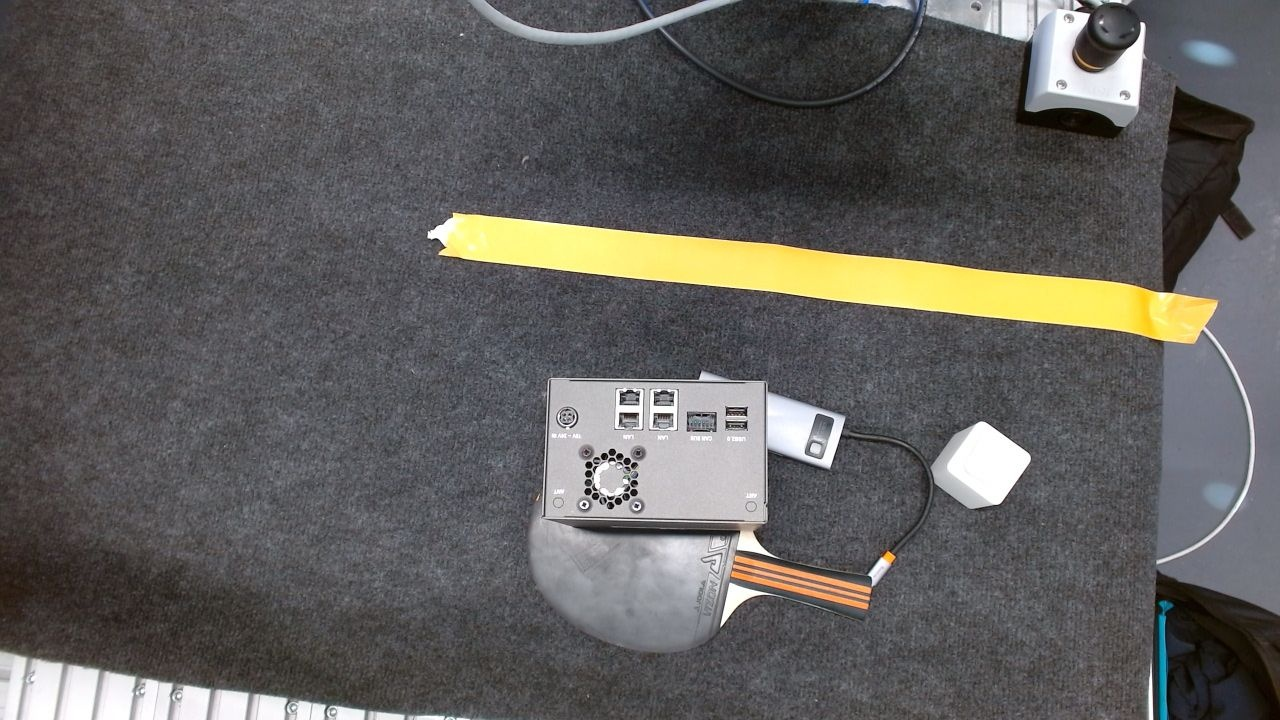
#> input picture robo67_insertion/captures/overhead_template_src.jpg, 1280 x 720 px
$ python detect_holes.py
#> lines starting #> are read from the running program, lines starting #| are printed output that depends on the picture; after the words box and inside, x2 and y2 are one past the last pixel; in counts of white or black regions, pixels touching at a corner belong together
#> in main, img is the input picture: shape (720, 1280, 3); mean B, G, R 92.6, 94.9, 96.5
#!/usr/bin/env python3
"""Prototype 2c: locate the I/O box by the unique 'dark holes on bright metal'
signature of its port face (port openings + fan-grille dots + screw holes).

Pipeline:
  1. BLACK-HAT (close(gray) - gray): fires on small dark features on a brighter
     surround (the ports/grille); ~0 on carpet / smooth paddle / white cube.
  2. threshold -> hole-pixel mask -> hole blob centroids.
  3. blur the mask into a DENSITY map; the box face is the densest hole cluster
     -> region-grow (density > frac*peak) the connected blob holding the peak.
  4. collect the hole blobs inside that region -> minAreaRect = oriented box
     (center, size, angle) from object-intrinsic features only (immune to the
     adjacent paddle/scanner/cube)."""
import os
import sys

import cv2
import numpy as np

HERE = os.path.dirname(os.path.abspath(__file__))
CAP = os.path.dirname(HERE)


def detect(bgr, *, bh_ks=13, bh_thr=35, density_sigma=22, region_frac=0.4,
           min_blob=8, max_blob=2500, min_cluster_pts=12, inflate=1.18):
#> called with bh_ks = 13, bh_thr = 35, density_sigma = 22, region_frac = 0.4, min_blob = 8, max_blob = 2500, min_cluster_pts = 12, inflate = 1.18
    g = cv2.cvtColor(bgr, cv2.COLOR_BGR2GRAY)
    k = cv2.getStructuringElement(cv2.MORPH_ELLIPSE, (bh_ks, bh_ks))
    bh = cv2.morphologyEx(g, cv2.MORPH_BLACKHAT, k)
    mask = (bh > bh_thr).astype(np.uint8)
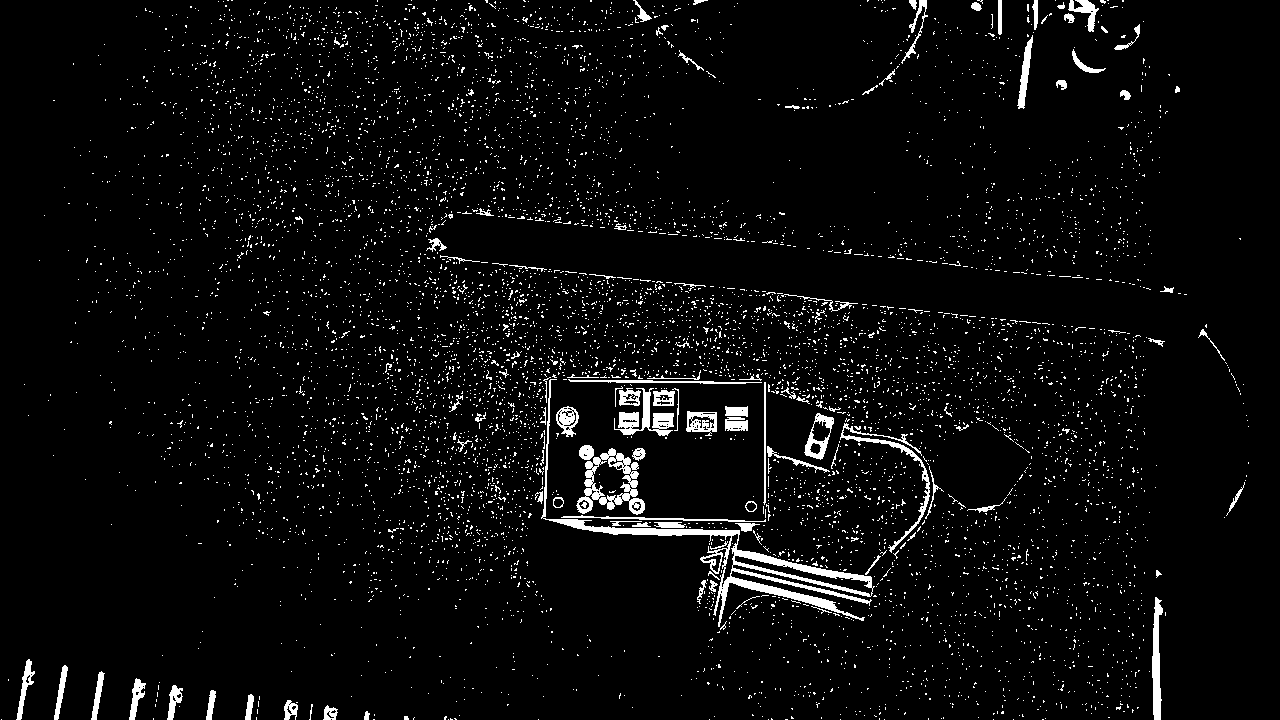
#> mask: shape (720, 1280); values 0 (black) and 1 (white), 4.2% white; 7078 white regions (6954 under 20 px), largest, box (x1, y1, x2, y2) and area: (541, 379, 875, 627) 5073, (576, 448, 645, 515) 1678, (614, 388, 674, 436) 1060

    density = cv2.GaussianBlur(mask.astype(np.float32), (0, 0), density_sigma)
    _, peakval, _, peak = cv2.minMaxLoc(density)
#> peakval = 0.391; peak = (647, 410)
    peak = np.array(peak, float)
#> peak = [647, 410]

    # region-grow: connected high-density blob that holds the global peak
    region = (density > region_frac * peakval).astype(np.uint8)
#> region: shape (720, 1280); values 0 (black) and 1 (white), 5% white; 4 white regions
    n, lbl = cv2.connectedComponents(region, 8)
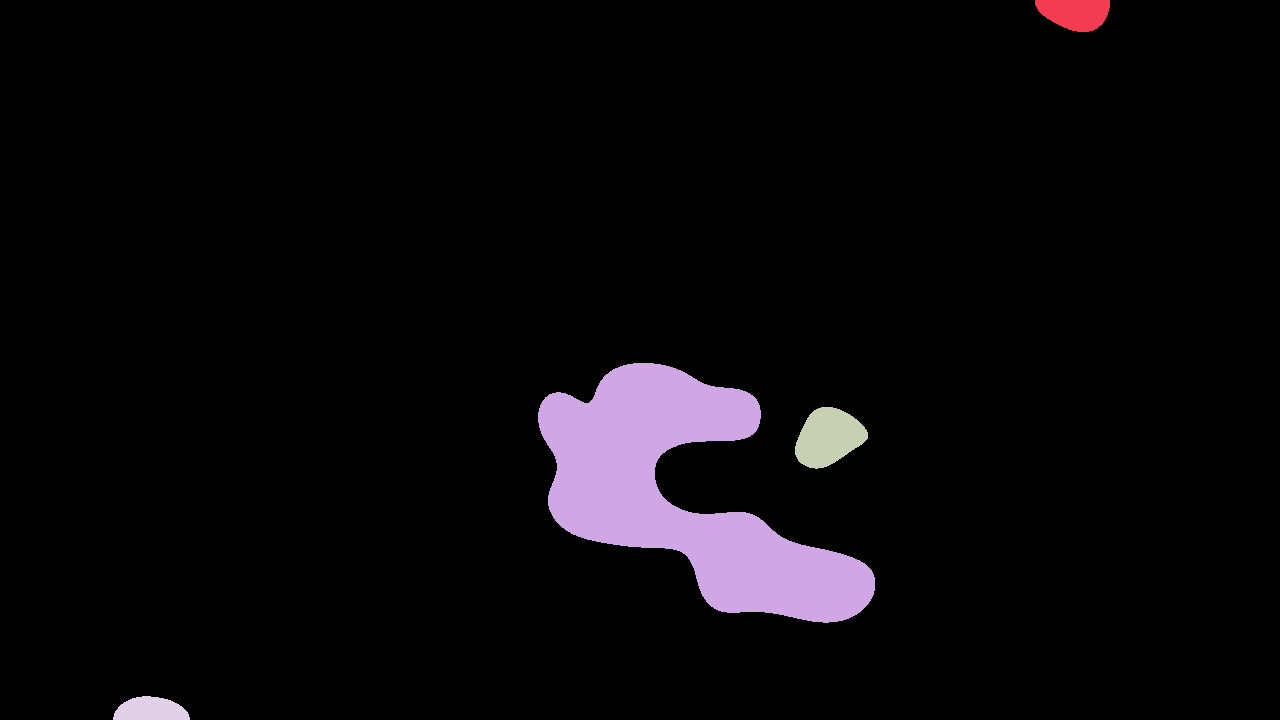
#> lbl: shape (720, 1280) int32; 5 distinct labels, from 0 to 4; one colour per label, 0 black
#> n = 5
    peak_lbl = lbl[int(peak[1]), int(peak[0])]
#> peak_lbl = 2

    cnts, _ = cv2.findContours(mask * 255, cv2.RETR_EXTERNAL, cv2.CHAIN_APPROX_SIMPLE)
#> cnts = 7072 contours, 7005 with area under 20; largest, box (x1, y1, x2, y2) and area: (541, 379, 875, 627) 5402, (576, 448, 645, 515) 2538, (614, 388, 674, 436) 925, (804, 413, 834, 460) 791, (1152, 597, 1163, 720) 720
    pts = []
    for c in cnts:
        a = cv2.contourArea(c)
        if a < min_blob or a > max_blob:
            continue
        m = cv2.moments(c)
        if m["m00"] == 0:
            continue
        cx, cy = m["m10"] / m["m00"], m["m01"] / m["m00"]
        pts.append((cx, cy))
#> this loop made 7072 passes
#> (c, a) on passes 1 to 3: ([[1042, 719], [1043, 719]], 0), ([[1013, 719]], 0), ([[993, 719]], 0)
#> after the loop, pts = 120 pairs, first value 24.76 to 1235.2, second value 1.2 to 717.6
    pts = np.array(pts, float)
    dbg = dict(bh=bh, density=density, pts=pts, peak=peak, region=region)
#> dbg = 5 items
    if len(pts) == 0:
        return None, dbg

    inside = np.array([lbl[int(np.clip(y, 0, g.shape[0] - 1)),
                           int(np.clip(x, 0, g.shape[1] - 1))] == peak_lbl
                       for x, y in pts])
    cluster = pts[inside]
#> cluster = 25 pairs, first value 543.8 to 756.6, second value 372.3 to 589.1
    if len(cluster) < min_cluster_pts:
        return None, dbg

    rect = cv2.minAreaRect(cluster.astype(np.float32))
#> rect = ((658.2, 463.1), (170.5, 243.9), -58.73)
    (cx, cy), (rw, rh), ang = rect
#> cx = 658.2; cy = 463.1; rw = 170.5; rh = 243.9; ang = -58.73
    rect = ((cx, cy), (rw * inflate, rh * inflate), ang)
#> rect = ((658.2, 463.1), (201.2, 287.8), -58.73)
    box = cv2.boxPoints(rect)
#> box = [[728.9, 623.8], [483, 474.4], [587.4, 302.5], [833.4, 451.9]]
    return dict(center=np.array([cx, cy]), rect=rect, box=box, n=len(cluster),
                cluster=cluster, size=(rw, rh), angle=float(ang),
                peakval=float(peakval)), dbg


def main():
    names = sys.argv[1:] or [
        "overhead_template_src.jpg", "overhead_cable_box.jpg",
        "overhead_now.jpg", "overhead_live_cable.jpg",
    ]
    for n in names:
        path = n if os.path.isabs(n) else os.path.join(CAP, n)
        img = cv2.imread(path)
        if img is None:
            print(f"!! cannot read {path}")
            continue
        res, dbg = detect(img)
#> res = 8 items; dbg = 5 items
        ov = img.copy()
        for (x, y) in dbg["pts"]:
            cv2.circle(ov, (int(x), int(y)), 2, (0, 140, 255), -1)
#> this loop made 120 passes
#> (x, y) on passes 1 to 8: (405.8, 717.6), (366.3, 715.5), (329.8, 713), (289.9, 709.2), (249.2, 706.7), (210.6, 704.5), (173.8, 700.3), (136, 696.9)
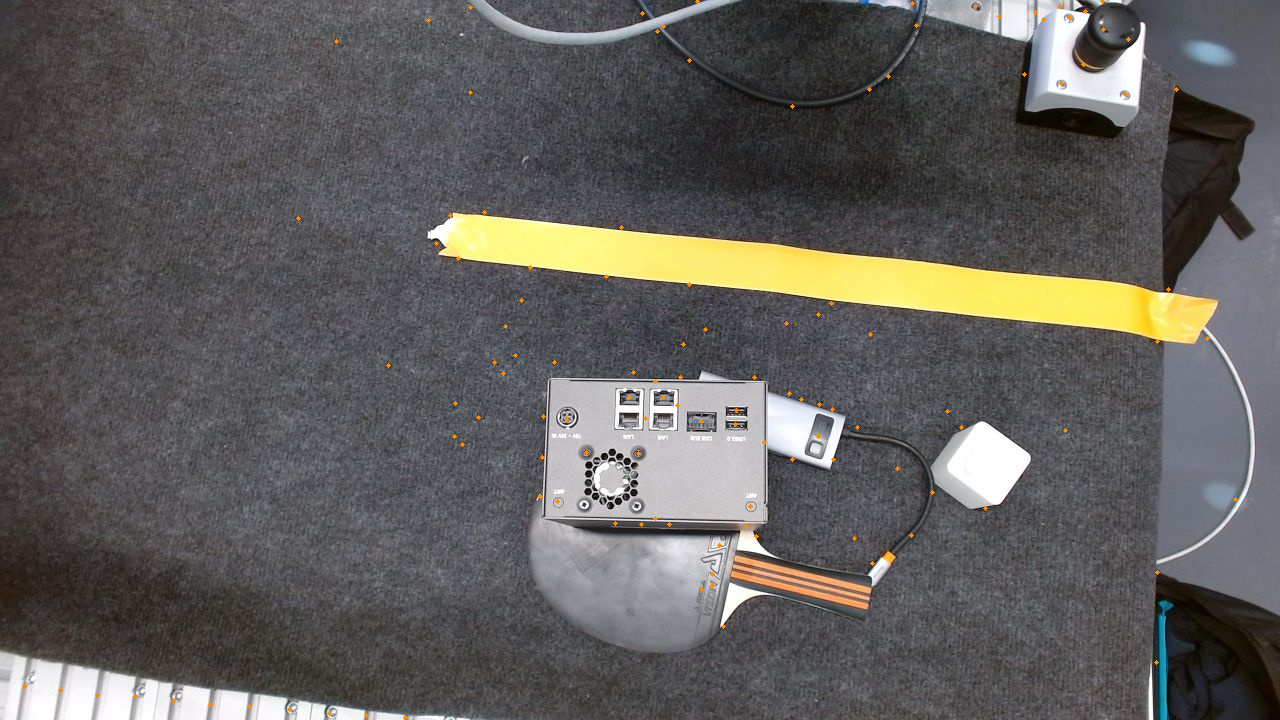
#> ov: shape (720, 1280, 3); 0.17% of pixels changed, all inside (x1, y1, x2, y2) = (22, 0, 1238, 720)
        pk = dbg["peak"]
#> pk = [647, 410]
        cv2.drawMarker(ov, (int(pk[0]), int(pk[1])), (255, 255, 0), cv2.MARKER_CROSS, 22, 2)
#> ov: shape (720, 1280, 3); 0.01% of pixels changed, all inside (x1, y1, x2, y2) = (635, 398, 660, 423)
        stem = os.path.splitext(os.path.basename(n))[0]
        if res is not None:
            c = res["center"]
#> c = [658.2, 463.1]
            for p in res["cluster"]:
                cv2.circle(ov, (int(p[0]), int(p[1])), 3, (0, 255, 0), -1)
#> this loop made 25 passes
#> p on passes 1 to 8: [712.7, 585.5], [701.3, 589.1], [712.8, 574.5], [719.8, 545.8], [756.6, 536], [746, 526.3], [669.7, 524.6], [641, 524.6]
#> ov: shape (720, 1280, 3); mean B, G, R 92.4, 95, 96.6
            cv2.drawContours(ov, [res["box"].astype(int)], -1, (255, 0, 0), 2)
            cv2.circle(ov, (int(c[0]), int(c[1])), 6, (0, 0, 255), -1)
#> ov: shape (720, 1280, 3); mean B, G, R 92.8, 94.5, 96.1
            cv2.putText(ov, f"n={res['n']} ang={res['angle']:.0f} "
                        f"{int(res['size'][0])}x{int(res['size'][1])}",
                        (int(c[0]) - 70, int(c[1]) - 60),
                        cv2.FONT_HERSHEY_SIMPLEX, 0.55, (0, 0, 255), 2)
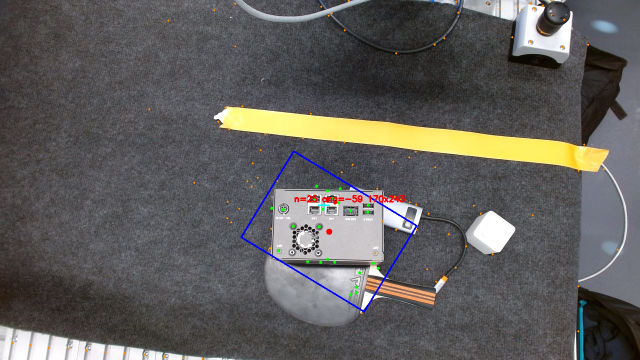
#> ov: shape (720, 1280, 3) (shown at 1/2 size); mean B, G, R 92.6, 94.3, 96.3
            print(f"{stem:28s} -> center=({c[0]:.0f},{c[1]:.0f}) ang={res['angle']:.1f} "
                  f"size={int(res['size'][0])}x{int(res['size'][1])} n={res['n']} "
                  f"peakval={res['peakval']:.3f}")
#| overhead_template_src        -> center=(658,463) ang=-58.7 size=170x243 n=25 peakval=0.391
        else:
            print(f"{stem:28s} -> NO cluster ({len(dbg['pts'])} raw holes)")
        cv2.imwrite(os.path.join(HERE, f"holes_{stem}.png"), ov)
#> pass 2 of the loop in main, `for n in names:`:
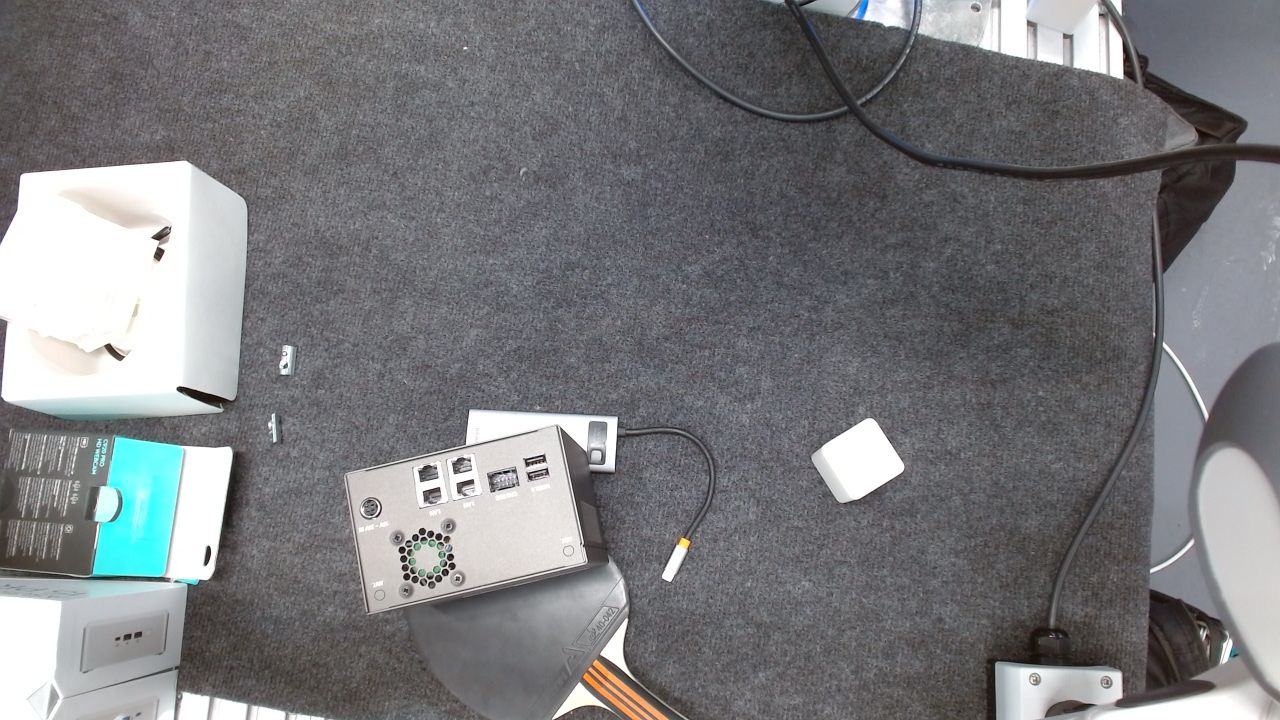
#> input picture robo67_insertion/captures/overhead_cable_box.jpg, 1280 x 720 px
#> in main, img is the input picture: shape (720, 1280, 3); mean B, G, R 124.7, 121.9, 121.2
#> in detect (call 2), `_, peakval, _, peak = cv2.minMaxLoc(density)`: peakval = 0.524; peak = (49, 480)
#> in detect (call 2), `peak = np.array(peak, float)`: peak = [49, 480]
#> in detect (call 2), `n, lbl = cv2.connectedComponents(region, 8)`:
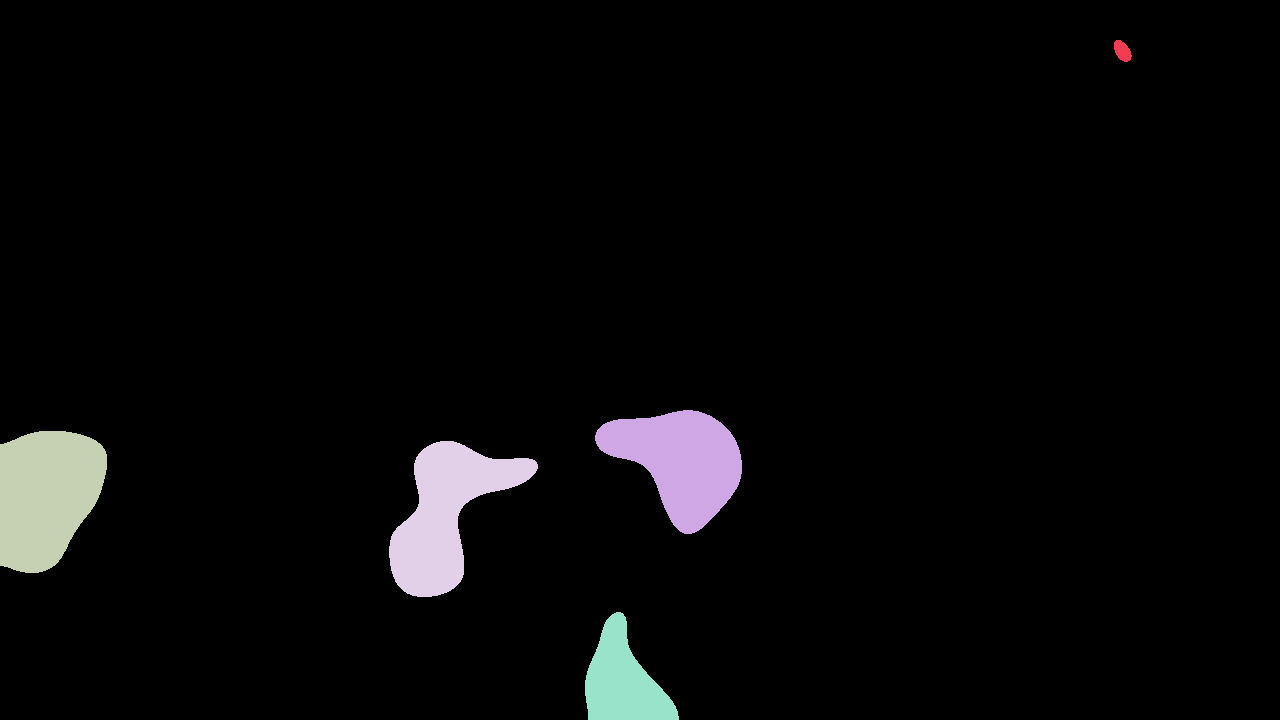
#> lbl: shape (720, 1280) int32; 6 distinct labels, from 0 to 5; one colour per label, 0 black
#> n = 6
#> peak_lbl = 3
#> cnts = 11652 contours, 11537 with area under 20; largest, box (x1, y1, x2, y2) and area: (15, 435, 80, 559) 3175, (400, 528, 456, 589) 2096, (590, 412, 721, 585) 1169, (1109, 216, 1170, 474) 904, (0, 568, 193, 589) 842
#> the loop in detect (call 2), `for c in cnts:` made 11652 passes
#> (c, a) on passes 1 to 3: ([[1042, 719], [1043, 719]], 0), ([[1037, 719], [1040, 719]], 0), ([[823, 719]], 0)
#> after the loop in detect (call 2), `for c in cnts:`: pts = 265 pairs, first value 1.67 to 1268.2, second value 1.85 to 717.8
#> cluster = [[36.54, 568.3], [27.58, 547.2], [52.06, 541.4], [63.64, 527.6], [91.61, 501.8], [12.17, 464.3], [101.2, 453.3]]
#> res = None
#> the loop in main, `for (x, y) in dbg["pts"]:` made 265 passes
#> (x, y) on passes 1 to 3: (126.4, 717.8), (286.7, 716.2), (138, 713.8)
#> after the loop in main, `for (x, y) in dbg["pts"]:`:
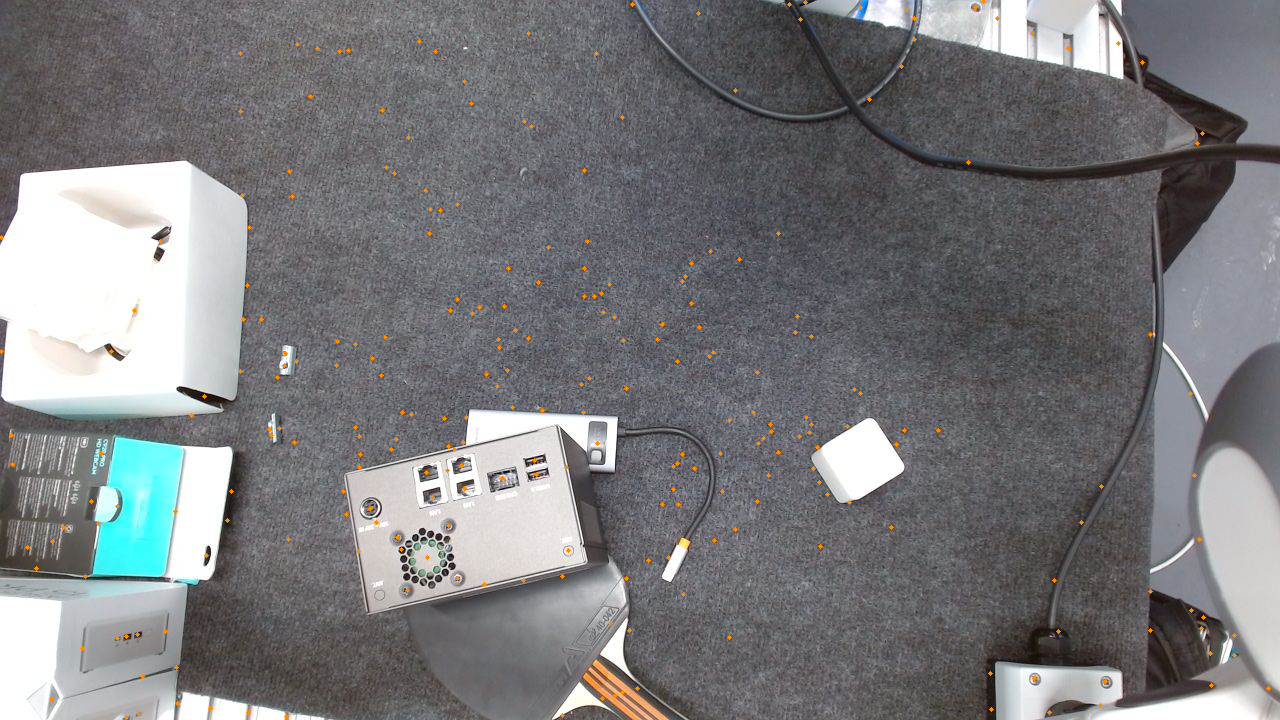
#> ov: shape (720, 1280, 3); 0.37% of pixels changed, all inside (x1, y1, x2, y2) = (0, 0, 1271, 720)
#> pk = [49, 480]
#| overhead_cable_box           -> NO cluster (265 raw holes)


if __name__ == "__main__":
    main()
